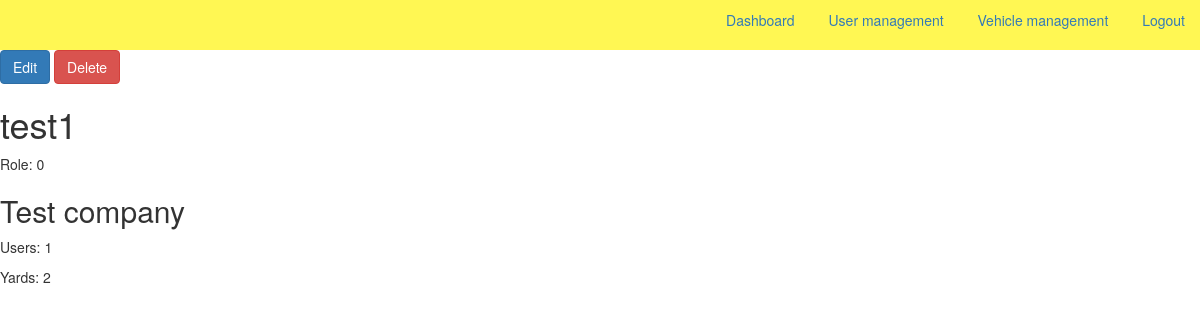
The page /admin/user/1 (signed in) on the database its author committed.
### app.py (models this page shows)
class User(db.Model, UserMixin):
    id = db.Column(db.Integer, primary_key=True)
    username = db.Column(db.String(30), nullable=False, unique=True)
    password = db.Column(db.String(200), nullable=False)
    role = db.Column(db.Integer, nullable=False, default=1)
    company_id = db.Column(
        db.Integer, db.ForeignKey('company.id'), nullable=True)

class Company(db.Model):
    id = db.Column(db.Integer, primary_key=True)
    name = db.Column(db.String(50), nullable=False, unique=True)
    users = db.relationship('User', backref='company', lazy=True)
    yards = db.relationship('Yard', backref='company', lazy=True)

### app.py (the view)
@app.route('/admin/user/<int:id>')
@login_required
def AdminUser(id):
    if current_user.role == 1:
        return redirect(url_for('Dashboard'))
    company = {}
    company_users = 0
    company_yards = 0
    user = User.query.filter_by(id=id).first()
    company = Company.query.filter_by(id=user.company_id).first()
    if company is not None:
        company_users = len(company.users)
        company_yards = len(company.yards)
    return render_template('admin_user.html', user=user, company=company, company_users=company_users, company_yards=company_yards)

### app.py (called while the page is built)
@login_manager.user_loader
def load_user(user_id):
    return User.query.get(int(user_id))

### templates/admin_user.html (shortened to what this page needs)
<!DOCTYPE html>
<html lang="en">
<head>
    <link rel="stylesheet" href="../../static/styles.css">
    {% extends "bootstrap/base.html" %}
    {% block navbar %}
    <nav class="nav-cont">
        <ul class="nav-options">
            <li class="nav-option">
                <a class="" href="{{ url_for('Dashboard') }}">Dashboard</a>
            </li>
            {% if current_user.role == 0 %}
            <li class="nav-option">
                <a class="" href="{{ url_for('AdminUsers') }}">User management</a>
            </li>
            <li class="nav-option">
                <a class="" href="{{ url_for('AdminVehicles') }}">Vehicle management</a>
            </li>
            {% endif %}
            <li class="nav-option">
                <a class="" href="{{ url_for('LogOut') }}">Logout</a>
            </li>
        </ul>
    </nav>
    {% endblock %}
    {% block content %}
    <div>
        <a href="{{ url_for('AdminUserEdit', id=user.id) }}">
            <button class="btn btn-primary">Edit</button>
        </a>
        <a href="{{ url_for('AdminUserConfirmDelete', id=user.id) }}">
            <button class="btn btn-danger">Delete</button>
        </a>
    </div>
    <h1>{{ user.username }}</h1>
    <p>Role: {{ user.role }}</p>
    <h2>{{ company.name }}</h2>
    <p>Users: {{ company_users }}</p>
    <p>Yards: {{ company_yards }}</p>
    {% endblock  %}

### static/styles.css (style rules this page uses)
.nav-cont { background: rgba(255, 247, 83, 1); display: inline-block; text-align: right; min-height: 5rem; width: 100%; }
.nav-options { list-style: none; }
.nav-option { display: inline-block; margin: 0 0.5rem; padding: 1rem; }

### rows shown on the page
User: username "test1", role "0"
Company: name "Test company"

### other values the page prints
{{ company_users }} "1"
{{ company_yards }} "2"
